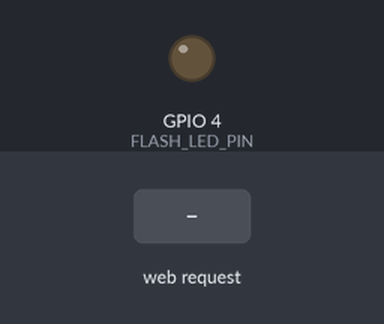
A sketch run on a simulated ESP32. On the bench: output pins drawn as LEDs (lit = HIGH). The test bench sets the inputs (shaded band). WiFi joins after 1.5 s; servers stay silent unless stated; the camera gives no picture; what the sketch prints to the serial monitor is not drawn.

Above: at 3.0 s.
3.1 s: HTTP request GET /light/on received
At 4.1 s:
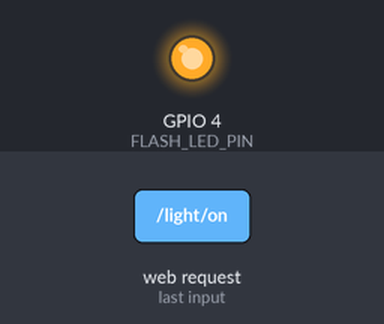
4.6 s: HTTP request GET /light/off received
At 5.3 s:
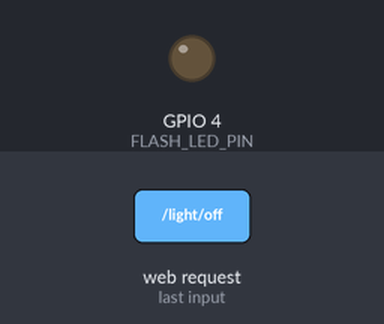
Timing chart, 0 to 7.6 s (numbered marks = the images above; inputs shaded):
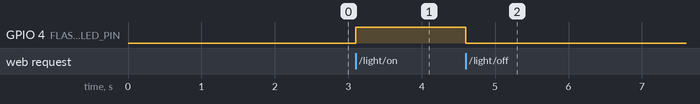

The sketch:

esp32cam_stream.ino
```cpp
/**
 * ESP32-CAM Streaming Server
 * Board: AI-Thinker ESP32-CAM
 *
 * Endpoints:
 *   GET /stream    — MJPEG live stream
 *   GET /light/on  — Turn flash LED on
 *   GET /light/off — Turn flash LED off
 *   GET /status    — JSON: { "light": "on"|"off", "uptime": <seconds> }
 *
 * Setup:
 *   1. Set WIFI_SSID and WIFI_PASS below
 *   2. Arduino IDE board: AI Thinker ESP32-CAM
 *   3. Partition scheme: Huge APP (3MB No OTA)
 *   4. After flash, open Serial Monitor at 115200 baud to see IP
 */

#include "esp_camera.h"
#include "soc/soc.h"
#include "soc/rtc_cntl_reg.h"
#include <WiFi.h>
#include <WebServer.h>

// ── WiFi credentials ──────────────────────────────────────────────────────────
const char* WIFI_SSID = "YOUR_WIFI_SSID";
const char* WIFI_PASS = "YOUR_WIFI_PASSWORD";

// ── GPIO ──────────────────────────────────────────────────────────────────────
#define FLASH_LED_PIN 4

// ── AI-Thinker ESP32-CAM pin map ──────────────────────────────────────────────
#define PWDN_GPIO_NUM   32
#define RESET_GPIO_NUM  -1
#define XCLK_GPIO_NUM    0
#define SIOD_GPIO_NUM   26
#define SIOC_GPIO_NUM   27
#define Y9_GPIO_NUM     35
#define Y8_GPIO_NUM     34
#define Y7_GPIO_NUM     39
#define Y6_GPIO_NUM     36
#define Y5_GPIO_NUM     21
#define Y4_GPIO_NUM     19
#define Y3_GPIO_NUM     18
#define Y2_GPIO_NUM      5
#define VSYNC_GPIO_NUM  25
#define HREF_GPIO_NUM   23
#define PCLK_GPIO_NUM   22

// ── Globals ───────────────────────────────────────────────────────────────────
WebServer server(80);
bool lightOn = false;

// ── CORS helper ───────────────────────────────────────────────────────────────
void addCORSHeaders() {
  server.sendHeader("Access-Control-Allow-Origin",  "*");
  server.sendHeader("Access-Control-Allow-Methods", "GET, OPTIONS");
  server.sendHeader("Access-Control-Allow-Headers", "Content-Type");
}

// ── Camera initialisation ─────────────────────────────────────────────────────
void initCamera() {
  camera_config_t config;
  config.ledc_channel = LEDC_CHANNEL_0;
  config.ledc_timer   = LEDC_TIMER_0;
  config.pin_d0       = Y2_GPIO_NUM;
  config.pin_d1       = Y3_GPIO_NUM;
  config.pin_d2       = Y4_GPIO_NUM;
  config.pin_d3       = Y5_GPIO_NUM;
  config.pin_d4       = Y6_GPIO_NUM;
  config.pin_d5       = Y7_GPIO_NUM;
  config.pin_d6       = Y8_GPIO_NUM;
  config.pin_d7       = Y9_GPIO_NUM;
  config.pin_xclk     = XCLK_GPIO_NUM;
  config.pin_pclk     = PCLK_GPIO_NUM;
  config.pin_vsync    = VSYNC_GPIO_NUM;
  config.pin_href     = HREF_GPIO_NUM;
  config.pin_sscb_sda = SIOD_GPIO_NUM;
  config.pin_sscb_scl = SIOC_GPIO_NUM;
  config.pin_pwdn     = PWDN_GPIO_NUM;
  config.pin_reset    = RESET_GPIO_NUM;
  config.xclk_freq_hz = 20000000;
  config.pixel_format = PIXFORMAT_JPEG;
  config.frame_size   = FRAMESIZE_VGA;  // 640×480
  config.jpeg_quality = 12;             // 0–63, lower = better quality
  config.fb_count     = 2;             // double buffer

  esp_err_t err = esp_camera_init(&config);
  if (err != ESP_OK) {
    Serial.printf("Camera init failed: 0x%x — restarting\n", err);
    delay(1000);
    ESP.restart();
  }
  Serial.println("Camera init OK");
}

// ── MJPEG stream handler ──────────────────────────────────────────────────────
#define PART_BOUNDARY "frame"
static const char* STREAM_CT =
  "multipart/x-mixed-replace;boundary=" PART_BOUNDARY;
static const char* PART_HDR =
  "--" PART_BOUNDARY "\r\nContent-Type: image/jpeg\r\n\r\n";

void handleStream() {
  addCORSHeaders();

  WiFiClient client = server.client();
  client.println("HTTP/1.1 200 OK");
  client.printf("Content-Type: %s\r\n", STREAM_CT);
  client.println("Cache-Control: no-cache");
  client.println("Connection: close");
  client.println();

  while (client.connected()) {
    camera_fb_t* fb = esp_camera_fb_get();
    if (!fb) {
      Serial.println("Frame capture failed");
      continue;
    }

    client.print(PART_HDR);
    client.write(fb->buf, fb->len);
    client.print("\r\n");
    esp_camera_fb_return(fb);

    delay(30); // ~33 fps cap
  }
}

// ── Light handlers ────────────────────────────────────────────────────────────
void handleLightOn() {
  addCORSHeaders();
  if (server.method() == HTTP_OPTIONS) {
    server.send(204);
    return;
  }
  digitalWrite(FLASH_LED_PIN, HIGH);
  lightOn = true;
  server.send(200, "application/json", "{\"light\":\"on\"}");
}

void handleLightOff() {
  addCORSHeaders();
  if (server.method() == HTTP_OPTIONS) {
    server.send(204);
    return;
  }
  digitalWrite(FLASH_LED_PIN, LOW);
  lightOn = false;
  server.send(200, "application/json", "{\"light\":\"off\"}");
}

// ── Status handler ────────────────────────────────────────────────────────────
void handleStatus() {
  addCORSHeaders();
  if (server.method() == HTTP_OPTIONS) {
    server.send(204);
    return;
  }
  String json = "{\"light\":\"";
  json += lightOn ? "on" : "off";
  json += "\",\"uptime\":";
  json += millis() / 1000;
  json += "}";
  server.send(200, "application/json", json);
}

// ── Not found ─────────────────────────────────────────────────────────────────
void handleNotFound() {
  addCORSHeaders();
  server.send(404, "application/json", "{\"error\":\"not found\"}");
}

// ── Setup ─────────────────────────────────────────────────────────────────────
void setup() {
  Serial.begin(115200);
  Serial.println("\n\nESP32-CAM starting...");

  // Disable brownout detector (helps with power supply fluctuations)
  WRITE_PERI_REG(RTC_CNTL_BROWN_OUT_REG, 0);

  // Flash LED
  pinMode(FLASH_LED_PIN, OUTPUT);
  digitalWrite(FLASH_LED_PIN, LOW);

  // Camera
  initCamera();

  // WiFi
  Serial.printf("Connecting to %s", WIFI_SSID);
  WiFi.begin(WIFI_SSID, WIFI_PASS);
  while (WiFi.status() != WL_CONNECTED) {
    delay(500);
    Serial.print(".");
  }
  Serial.println();
  Serial.print("Connected! IP address: ");
  Serial.println(WiFi.localIP());

  // Routes
  server.on("/stream",    HTTP_GET,     handleStream);
  server.on("/light/on",  HTTP_GET,     handleLightOn);
  server.on("/light/on",  HTTP_OPTIONS, handleLightOn);
  server.on("/light/off", HTTP_GET,     handleLightOff);
  server.on("/light/off", HTTP_OPTIONS, handleLightOff);
  server.on("/status",    HTTP_GET,     handleStatus);
  server.on("/status",    HTTP_OPTIONS, handleStatus);
  server.onNotFound(handleNotFound);

  server.begin();
  Serial.println("HTTP server started on port 80");
  Serial.println("Endpoints:");
  Serial.printf("  Stream : http://%s/stream\n",    WiFi.localIP().toString().c_str());
  Serial.printf("  Light  : http://%s/light/on|off\n", WiFi.localIP().toString().c_str());
  Serial.printf("  Status : http://%s/status\n",    WiFi.localIP().toString().c_str());
}

// ── Loop ──────────────────────────────────────────────────────────────────────
void loop() {
  server.handleClient();
}
```

Measured:
- after the input at 3.1 s, GPIO 4 (FLASH_LED_PIN): LOW → HIGH at once
- after the input at 4.6 s, GPIO 4 (FLASH_LED_PIN): HIGH → LOW at once
